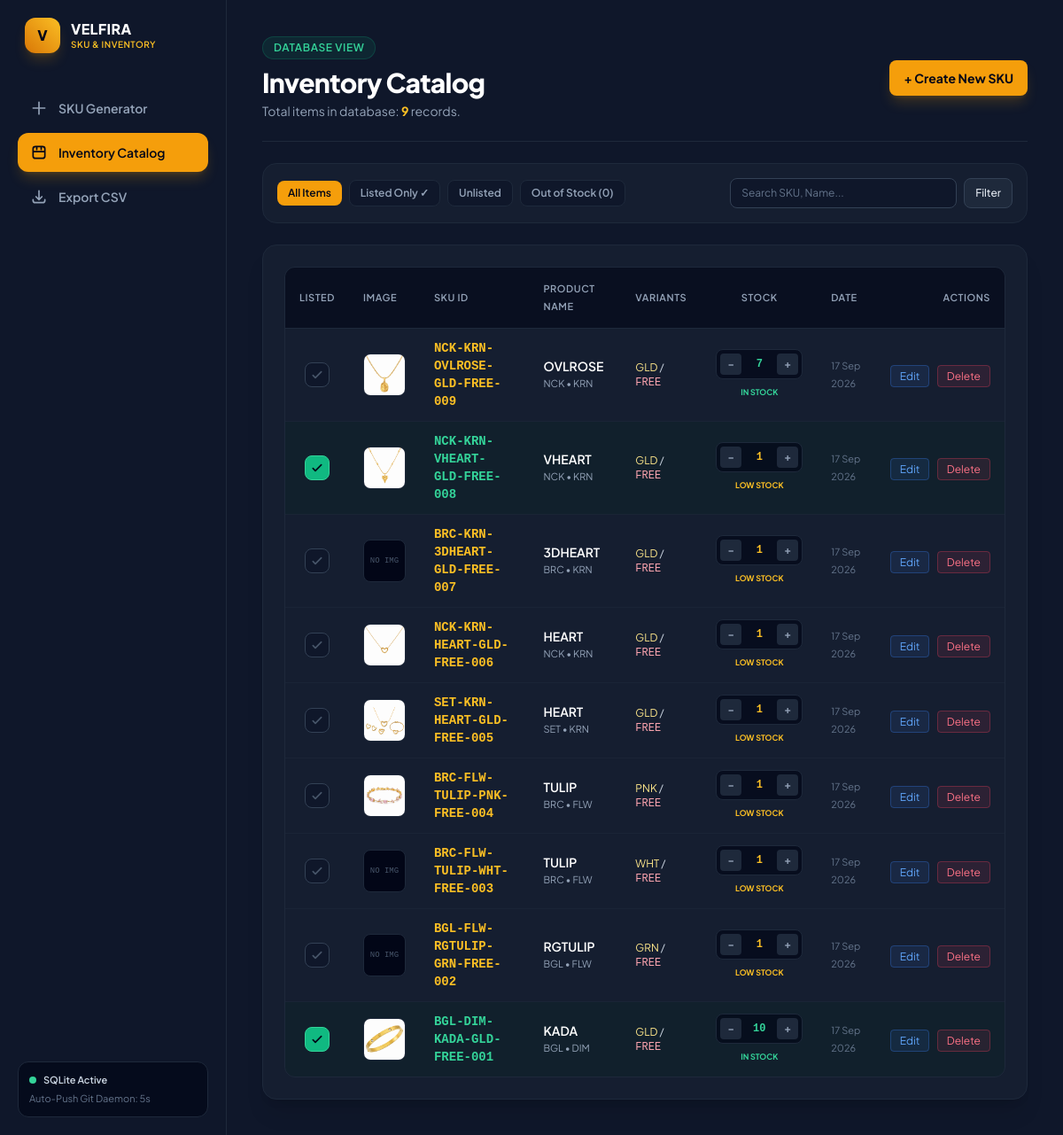
The app's page /inventory/, older data.
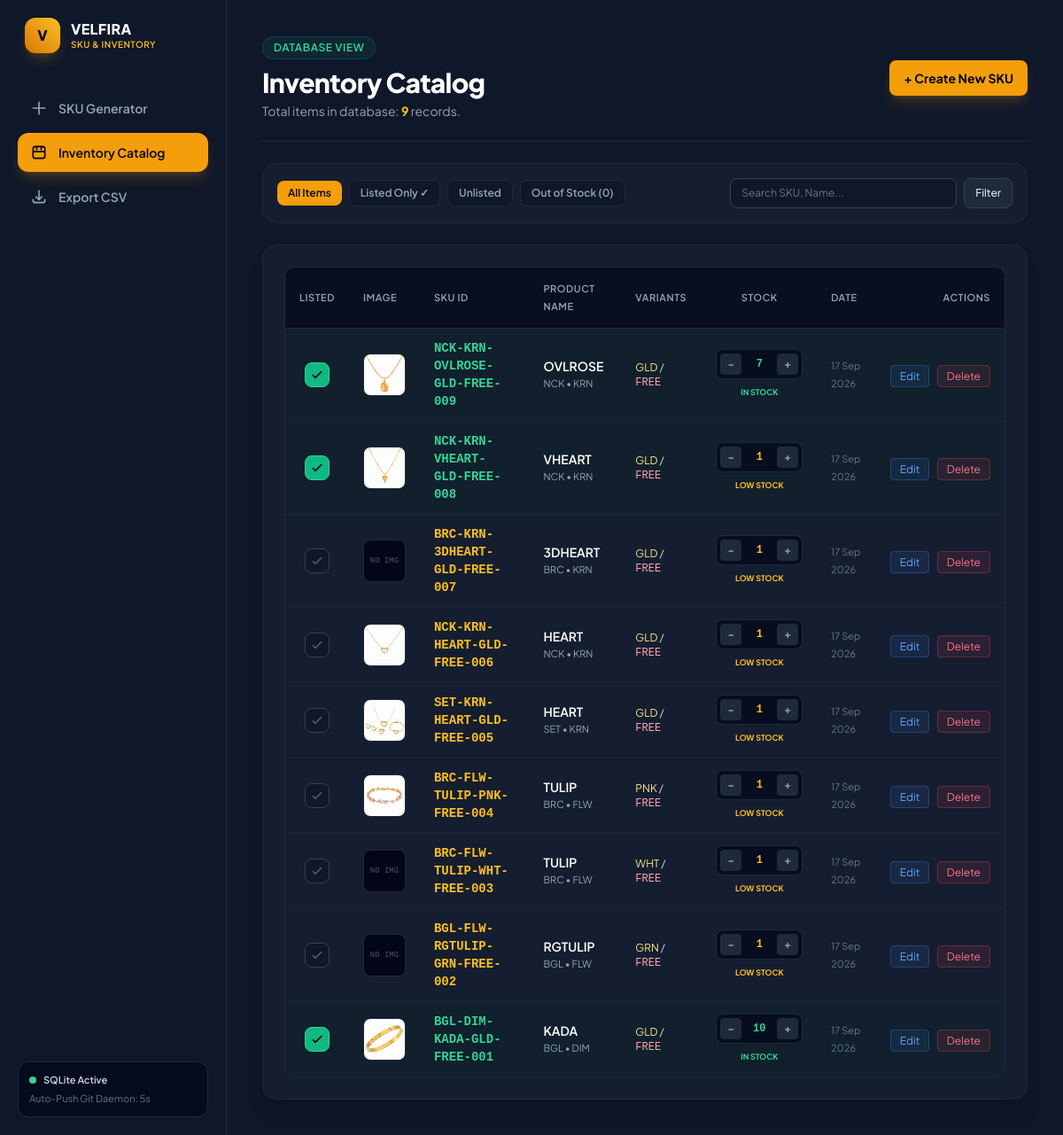
The same page, newer data.
### sku_manager/models.py (models this page shows, shortened)
class JewelrySKU(models.Model):
    CATEGORY_CHOICES = [
        ('BGL', 'BGL - Bangles / Kadas'),
        ('BRC', 'BRC - Bracelet'),
        ('NCK', 'NCK - Necklace / Choker'),
        ('EAR', 'EAR - Earrings'),
        ('SET', 'SET - Complete Set / Combo'),
        ('JHK', 'JHK - Jhumkas'),
        ('RNG', 'RNG - Rings'),
        ('PAY', 'PAY - Anklet / Payal'),
        ('TIK', 'TIK - Maang Tikka'),
    ]
    COLOR_CHOICES = [
        ('GLD', 'GLD - Golden'),
        ('RBYGRN', 'RBYGRN - Ruby & Emerald Green'),
        ('GRN', 'GRN - Emerald Green'),
        ('MRN', 'MRN - Maroon / Ruby'),
        ('ROSE', 'ROSE - Rose Gold'),
        ('SLV', 'SLV - Silver / Rhodium'),
        ('MTC', 'MTC - Multi-Color'),
        ('WHT', 'WHT - White / Pearl'),
        ('BLK', 'BLK - Black'),
        ('BLU', 'BLU - Royal Blue'),
        ('PNK', 'PNK - Baby Pink'),
    ]
    category = models.CharField(max_length=10, choices=CATEGORY_CHOICES, default='BGL')
    style = models.CharField(max_length=20, default='ADC')
    name = models.CharField(max_length=50, default='LOVE')
    color = models.CharField(max_length=20, choices=COLOR_CHOICES, default='GLD')
    size = models.CharField(max_length=20, default='2.4')
    number = models.CharField(max_length=10, default='001')
    image = models.ImageField(upload_to='products/', blank=True, null=True)
    stock = models.IntegerField(default=1)
    is_listed = models.BooleanField(default=False)
    sku = models.CharField(max_length=100, unique=True, editable=False)
    created_at = models.DateTimeField(auto_now_add=True)
    updated_at = models.DateTimeField(auto_now=True)
    class Meta:
        ordering = ['-created_at']

### sku_manager/views.py (the view, shortened to what this page needs)
# urls.py: path('inventory/', views.sku_inventory, name='sku_inventory'),
def sku_inventory(request):
    search_query = request.GET.get('q', '').strip()
    filter_status = request.GET.get('status', '').strip()
    sku_list = JewelrySKU.objects.all()
    if filter_status == 'listed':
        sku_list = sku_list.filter(is_listed=True)
    elif filter_status == 'unlisted':
        sku_list = sku_list.filter(is_listed=False)
    elif filter_status == 'out_of_stock':
        sku_list = sku_list.filter(stock=0)
    paginator = Paginator(sku_list, 10)
    page = request.GET.get('page')
    try:
        skus = paginator.page(page)
    except PageNotAnInteger:
        skus = paginator.page(1)
    except EmptyPage:
        skus = paginator.page(paginator.num_pages)
    return render(request, 'sku_manager/inventory.html', {
        'skus': skus,
        'search_query': search_query,
        'filter_status': filter_status,
        'total_count': sku_list.count(),
        'active_page': 'inventory',
    })

### templates/sku_manager/inventory.html (shortened to what the changed rows need)
{% extends "sku_manager/base.html" %}
{% block content %}
<header class="flex flex-col sm:flex-row sm:items-center justify-between border-b border-slate-800 pb-6 gap-4">
  <div>
    <h1 class="text-3xl font-extrabold tracking-tight text-white">Inventory Catalog</h1>
  </div>
</header>
<div class="bg-slate-800/40 border border-slate-800 rounded-2xl p-6 shadow-xl space-y-4">
  <div class="overflow-x-auto rounded-xl border border-slate-800">
    <table class="w-full text-left text-sm text-slate-300">
      <thead class="bg-slate-950/60 text-[11px] uppercase tracking-wider text-slate-400 border-b border-slate-800">
        <tr>
          <th class="py-3.5 px-4 font-semibold text-center w-16">Listed</th>
          <th class="py-3.5 px-4 font-semibold">Image</th>
          <th class="py-3.5 px-4 font-semibold">SKU ID</th>
          <th class="py-3.5 px-4 font-semibold">Product Name</th>
          <th class="py-3.5 px-4 font-semibold">Variants</th>
          <th class="py-3.5 px-4 font-semibold text-center">Stock</th>
          <th class="py-3.5 px-4 font-semibold">Date</th>
          <th class="py-3.5 px-4 text-right font-semibold">Actions</th>
        </tr>
      </thead>
      <tbody class="divide-y divide-slate-800/60 font-normal">
        {% for item in skus %}
          <tr class="transition {% if item.is_listed %}bg-emerald-950/20 hover:bg-emerald-900/30{% else %}hover:bg-slate-800/40{% endif %}">
            <td class="py-3 px-4 text-center">
              <a href="{% url 'sku_toggle_listed' item.pk %}"
                 title="{% if item.is_listed %}Mark Unlisted{% else %}Mark Listed{% endif %}"
                 class="inline-flex items-center justify-center w-7 h-7 rounded-lg transition border {% if item.is_listed %}bg-emerald-500 text-slate-950 border-emerald-400 hover:bg-emerald-400{% else %}bg-slate-900 text-slate-600 border-slate-700 hover:border-amber-500 hover:text-amber-400{% endif %}">
                <svg class="w-4 h-4" fill="none" stroke="currentColor" stroke-width="2.5" viewBox="0 0 24 24">
                  <path stroke-linecap="round" stroke-linejoin="round" d="M5 13l4 4L19 7"></path>
                </svg>
              </a>
            </td>
            <td class="py-3 px-4">
              <div class="w-12 h-12 rounded-lg bg-slate-950 border border-slate-800 overflow-hidden flex items-center justify-center">
                {% if item.image %}
                  <img src="{{ item.image.url }}" alt="{{ item.name }}" class="w-full h-full object-cover">
                {% else %}
                  <span class="text-[9px] text-slate-600 font-mono">NO IMG</span>
                {% endif %}
              </div>
            </td>
            <td class="py-3 px-4 font-mono font-bold {% if item.is_listed %}text-emerald-400{% else %}text-amber-400{% endif %}">
              {{ item.sku }}
            </td>
            <td class="py-3 px-4">
              <div class="font-semibold text-white">{{ item.name }}</div>
              <div class="text-[11px] text-slate-400">{{ item.category }} • {{ item.style }}</div>
            </td>
            <td class="py-3 px-4 text-xs">
              <span class="text-amber-200">{{ item.color }}</span> /
              <span class="text-rose-300 font-mono">{{ item.size }}</span>
            </td>
            <td class="py-3 px-4 text-center whitespace-nowrap">
              <div class="inline-flex items-center gap-1.5 bg-slate-950/70 border border-slate-800 rounded-lg p-1">
                <a href="{% url 'sku_adjust_stock' item.pk 'dec' %}" class="w-6 h-6 flex items-center justify-center rounded bg-slate-800 hover:bg-rose-500/20 hover:text-rose-400 text-slate-400 text-xs font-bold transition">−</a>
                <span class="font-mono font-bold text-xs min-w-[28px] text-center {% if item.stock == 0 %}text-rose-400{% elif item.stock <= 5 %}text-amber-400{% else %}text-emerald-400{% endif %}">
                  {{ item.stock }}
                </span>
                <a href="{% url 'sku_adjust_stock' item.pk 'inc' %}" class="w-6 h-6 flex items-center justify-center rounded bg-slate-800 hover:bg-emerald-500/20 hover:text-emerald-400 text-slate-400 text-xs font-bold transition">+</a>
              </div>
              <div class="mt-0.5">
                {% if item.stock == 0 %}
                  <span class="text-[9px] uppercase font-bold text-rose-400">Out of Stock</span>
                {% elif item.stock <= 5 %}
                  <span class="text-[9px] uppercase font-bold text-amber-400">Low Stock</span>
                {% else %}
                  <span class="text-[9px] uppercase font-bold text-emerald-400">In Stock</span>
                {% endif %}
              </div>
            </td>
            <td class="py-3 px-4 text-[11px] text-slate-500">{{ item.created_at|date:"d M Y" }}</td>
            <td class="py-3 px-4 text-right space-x-1.5 whitespace-nowrap">
              <a href="{% url 'sku_edit' item.pk %}" class="text-xs bg-blue-500/10 hover:bg-blue-500/20 text-blue-400 px-2.5 py-1 rounded transition border border-blue-500/30">Edit</a>
              <a href="{% url 'sku_delete' item.pk %}" onclick="return confirm('Delete {{ item.sku }} permanently?')" class="text-xs bg-rose-500/10 hover:bg-rose-500/20 text-rose-400 px-2.5 py-1 rounded transition border border-rose-500/30">Delete</a>
            </td>
          </tr>
        {% empty %}
          <tr>
            <td colspan="8" class="text-center py-12 text-slate-500 text-sm">
              No inventory records matched your query.
            </td>
          </tr>
        {% endfor %}
      </tbody>
    </table>
  </div>
</div>
{% endblock %}

Row changes from the older to the newer data that the page shows:
changed JewelrySKU "NCK-KRN-OVLROSE-GLD-FREE-009": is_listed False → True (drawn)
